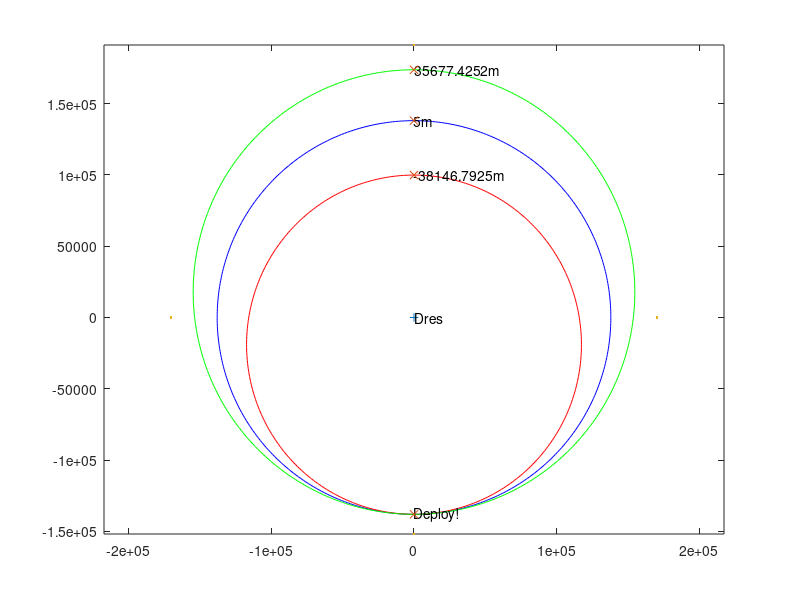

MATLAB code for this plot:
display('0.Kerbol, 1.Kerbin, 2.Moho, 3.Eve, 4.Duna, 5.Dres, 6.Jool, 7.Eeloo, 8.Gilly, 9.Mun, 10.Minmus, 11.Ike, 12.Laythe, 13.Vall, 14.Tylo, 15.Bop, 16.Pol')
Target=input('Target=');
targnam=['Kerbol';'Kerbin';'Moho  ';'Eve   ';'Duna  ';'Dres  ';'Jool  ';'Eeloo ';'Gilly ';'Mun   ';'Minmus';'Ike   ';'Laythe';'Vall  ';'Tylo  ';'Bop   ';'Pol   '];
format long g;
Radius=[261600000,600000,250000,700000,320000,138000,6000000,210000,13000,200000,60000,130000,500000,300000,600000,65000,44000];
r=Radius(Target+1);
o=input('Planned Orbit Height=(m)');
n=round(input('Satellite Count='));
a1=nthroot(power((n-1)/n,2)*power(o+r,3),3);
h11=2*a1-o-2*r;
h12=o;
a2=nthroot(power((n+1)/n,2)*power(o+r,3),3);
h21=o;
h22=2*a2-o-2*r;
h=[h11,h21;h12,h22]
t=[0:2*pi/400:2*pi];
x=(o+r)*cos(t);
y=(o+r)*sin(t);
xm=max(x);
ym=max(y);
xn=min(x);
yn=min(y);
plot(y,x,'b');
hold on;
b1=sqrt(a1^2-(r-a1+o)^2);
x=a1-o-r+a1*cos(t);
y=b1*sin(t);
xm=max(max(x),xm);
ym=max(max(y),ym);
xn=min(min(x),xn);
yn=min(min(y),yn);
plot(y,x,'r');
b2=sqrt(a2^2-(a2-o-r)^2);
x=a2-o-r+a2*cos(t);
y=b2*sin(t);
xm=max(max(x),xm);
ym=max(max(y),ym);
xn=min(min(x),xn);
yn=min(min(y),yn);
ym=max(y);
yn=min(y);
plot(y,x,'g');
plot(0,0,'+');
text(0,o+r,[num2str(o),'m']);
text(0,2*a1-o-r,[num2str(h11),'m']);
text(0,2*a2-o-r,[num2str(h22),'m']);
text(0,-o-r,'Deploy!');
text(0,0,targnam(Target+1,:));
plot([0,0,0,0],[o+r,-o-r,2*a1-o-r,2*a2-o-r],'x');
xm=xm*1.1;
ym=ym*1.1;
yn=yn*1.1;
xn=xn*1.1;
plot([ym,yn,0,0],[0,0,xm,xn],'.');
hold off;
axis equal;
ext=input('Job done, press enter to exit, wish you enjoy KSP!');
exit();
